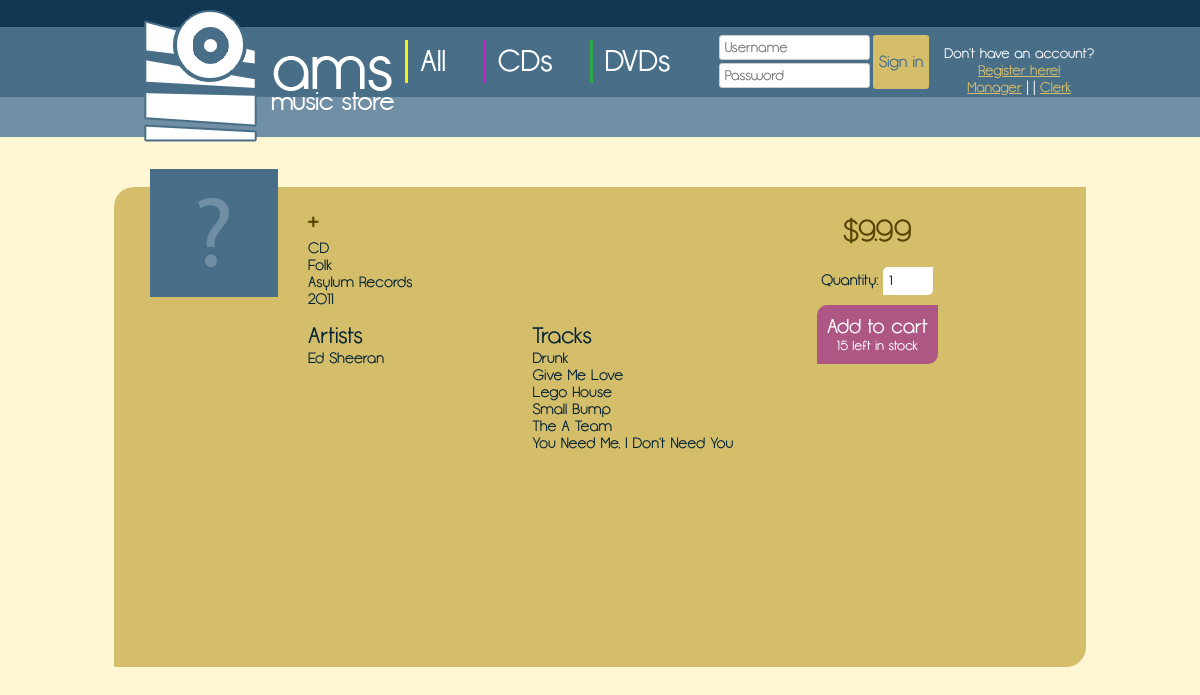
Page /?p=display_item&id=1 on the committed database.
### tables this page shows
CREATE TABLE item (
    upc INT NOT NULL,
    title VARCHAR(64) NOT NULL,
    itemtype VARCHAR(32) NULL,
    category VARCHAR(32) NULL,
    company VARCHAR(32) NULL,
    releaseyear INT NULL,
    price REAL NOT NULL,
    stock INT NOT NULL,
    PRIMARY KEY (upc)
);

CREATE TABLE lead_singer (
    upc INT NOT NULL,
    sname VARCHAR(64) NOT NULL,
    PRIMARY KEY (upc, sname),
    FOREIGN KEY (upc)
		REFERENCES item (upc)
        ON DELETE cascade
        ON UPDATE cascade
);

CREATE TABLE has_song (
    upc INT NOT NULL,
    title VARCHAR(64) NOT NULL,
    PRIMARY KEY (upc, title),
    FOREIGN KEY (upc)
		REFERENCES item (upc)
		ON DELETE cascade
        ON UPDATE cascade
);

### src/display_item.php (the view)
<?php
    if (isset($_GET['id'])) {
        $query = $connection->prepare('SELECT * FROM item WHERE upc=?');
        $query->bind_param('i', $_GET['id']);
        $query->execute();
        $result = $query->get_result();
        $result = $result->fetch_assoc();
        echo '<div class="cover_container"><img src="img/covers/';
        if (file_exists("img/covers/".$result['upc'].".jpg"))
            echo $result['upc'];
        else
            echo 'unknown';
        echo '.jpg" width="128px" height="128px" /></div><div class="album_info">';
        echo '<h1>'.$result['title'].'</h1>';
        echo '<p>'.$result['itemtype'].'</p>';
        echo '<p>'.$result['category'].'</p>';
        echo '<p>'.$result['company'].'</p>';
        echo '<p>'.$result['releaseyear'].'</p>';
        echo '<div id="album_lists">';
        echo '<div><h2>Artists</h2>';
        $query = $connection->prepare('SELECT * FROM lead_singer WHERE upc=?');
        $query->bind_param('i', $_GET['id']);
        $query->execute();
        $result2 = $query->get_result();
        while ($row = $result2->fetch_assoc())
            echo '<p>'.$row['sname'].'</p>';
        echo '</div>';
        echo '<div><h2>Tracks</h2>';
        $query = $connection->prepare('SELECT * FROM has_song WHERE upc=?');
        $query->bind_param('i', $_GET['id']);
        $query->execute();
        $result2 = $query->get_result();
        while ($row = $result2->fetch_assoc())
            echo '<p>'.$row['title'].'</p>';
        echo '</div>';
        echo '</div></div>';
        echo '<div class="album_price">';
        echo '<h1>$'.number_format($result['price'], 2).'</h1><br />';
        echo '<form action="?act=add_to_cart&id='.$_GET['id'].'" method="post">';
        echo '<p>Quantity: <input type="number" name="quantity" value="1" min="1" max="'.$result['stock'].'" /></p>';
        echo '<button id="buy_album"><h2>Add to cart</h2>';
        echo '<p>'.$result['stock'].' left in stock</p></button></form></div>';
    } else
        require("404.php");
?>

### src/css/style.css (style rules this page uses)
* { margin: 0; padding: 0; text-decoration: none; word-wrap: break-word; font-weight: normal; }
body { background: #fff6d4; font-family: "Opificio", "Century Gothic", sans-serif; color: #fff; font-size: 14px; text-align: center; }
input { font-family: "Opificio", "Century Gothic", sans-serif; }
#container h1 { color: #554300; }
#content .album_info { margin: 35px 10px 10px 30px; width: 63%; }
#content .album_info #album_lists { margin-top: 15px; display: flex; }
#content .album_info #album_lists div { width: 45%; }
#content .album_price { text-align: center; margin-top: 45px; }
#content .album_price #buy_album, #content input[type=submit] { background: #af5784; color: #fff; padding: 10px; margin-top: 10px; border: none; font-family: "Opificio", "Century Gothic", sans-serif; border-radius: 10px 0; }
#content input[type=text], #content input[type=number] { padding: 6px; border: none; border-radius: 5px 0; }

### rows in the picture
item: title "+", itemtype "CD", category "Folk", company "Asylum Records", releaseyear "2011", price "9.99", stock "15"
lead_singer: sname "Ed Sheeran"
has_song: title "Drunk"
has_song: title "Give Me Love"
has_song: title "Lego House"
has_song: title "Small Bump"
has_song: title "The A Team"
has_song: title "You Need Me, I Don't Need You"
